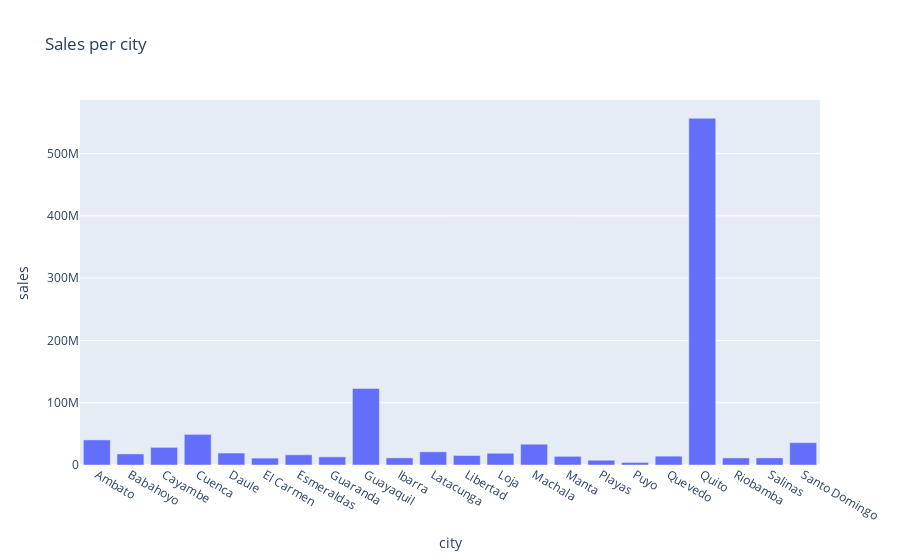

The notebook cell this image was saved under:
### Markdown cell above
#### Bar plot of total sales per city

### Code cell
px.bar(merged_train.groupby("city").agg({"sales": "sum"}).reset_index(), x="city", y="sales", title="Sales per city")

### Figure 1 — Plotly figure (JSON) as saved in the notebook; plotly's stock layout.template omitted (floating-point values rounded to 4 significant figures)
{"data": [{"alignmentgroup": "True", "hovertemplate": "city=%{x}<br>sales=%{y}<extra></extra>", "legendgroup": "", "marker": {"color": "#636efa", "pattern": {"shape": ""}}, "name": "", "offsetgroup": "", "orientation": "v", "showlegend": false, "textposition": "auto", "type": "bar", "x": ["Ambato", "Babahoyo", "Cayambe", "Cuenca", "Daule", "El Carmen", "Esmeraldas", "Guaranda", "Guayaquil", "Ibarra", "Latacunga", "Libertad", "Loja", "Machala", "Manta", "Playas", "Puyo", "Quevedo", "Quito", "Riobamba", "Salinas", "Santo Domingo"], "xaxis": "x", "y": [40300000.0, 17750000.0, 28330000.0, 49170000.0, 19190000.0, 11060000.0, 16390000.0, 13050000.0, 123000000.0, 11450000.0, 21180000.0, 15320000.0, 18860000.0, 33390000.0, 13910000.0, 7677000.0, 4090000.0, 14180000.0, 556700000.0, 11390000.0, 11420000.0, 35830000.0], "yaxis": "y"}], "layout": {"barmode": "relative", "legend": {"tracegroupgap": 0}, "title": {"text": "Sales per city"}, "xaxis": {"anchor": "y", "domain": [0, 1], "title": {"text": "city"}}, "yaxis": {"anchor": "x", "domain": [0, 1], "title": {"text": "sales"}}}}
